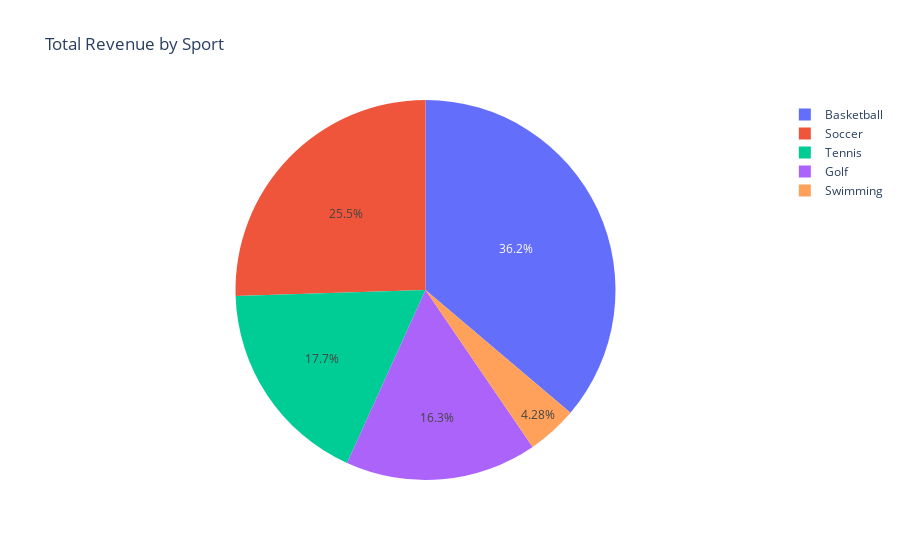

Notebook source saved alongside this figure:
### Code cell
# Make your pie or scatteplot using plotly 
fig = px.pie(df_5, names="sports", values="Total_Revenue", title="Total Revenue by Sport",)
fig.show()

### Figure 1 — Plotly figure (JSON) as saved in the notebook; plotly's stock layout.template omitted (floating-point values rounded to 4 significant figures; data arrays with more than 128 entries replaced by an {"elided": "..."} marker saying what was removed)
{"data": [{"domain": {"x": [0, 1], "y": [0, 1]}, "hovertemplate": "sports=%{label}<br>Total_Revenue=%{value}<extra></extra>", "labels": {"elided": "26108 str values"}, "legendgroup": "", "name": "", "showlegend": true, "type": "pie", "values": {"elided": "26108 float values"}}], "layout": {"legend": {"tracegroupgap": 0}, "title": {"text": "Total Revenue by Sport"}}}
